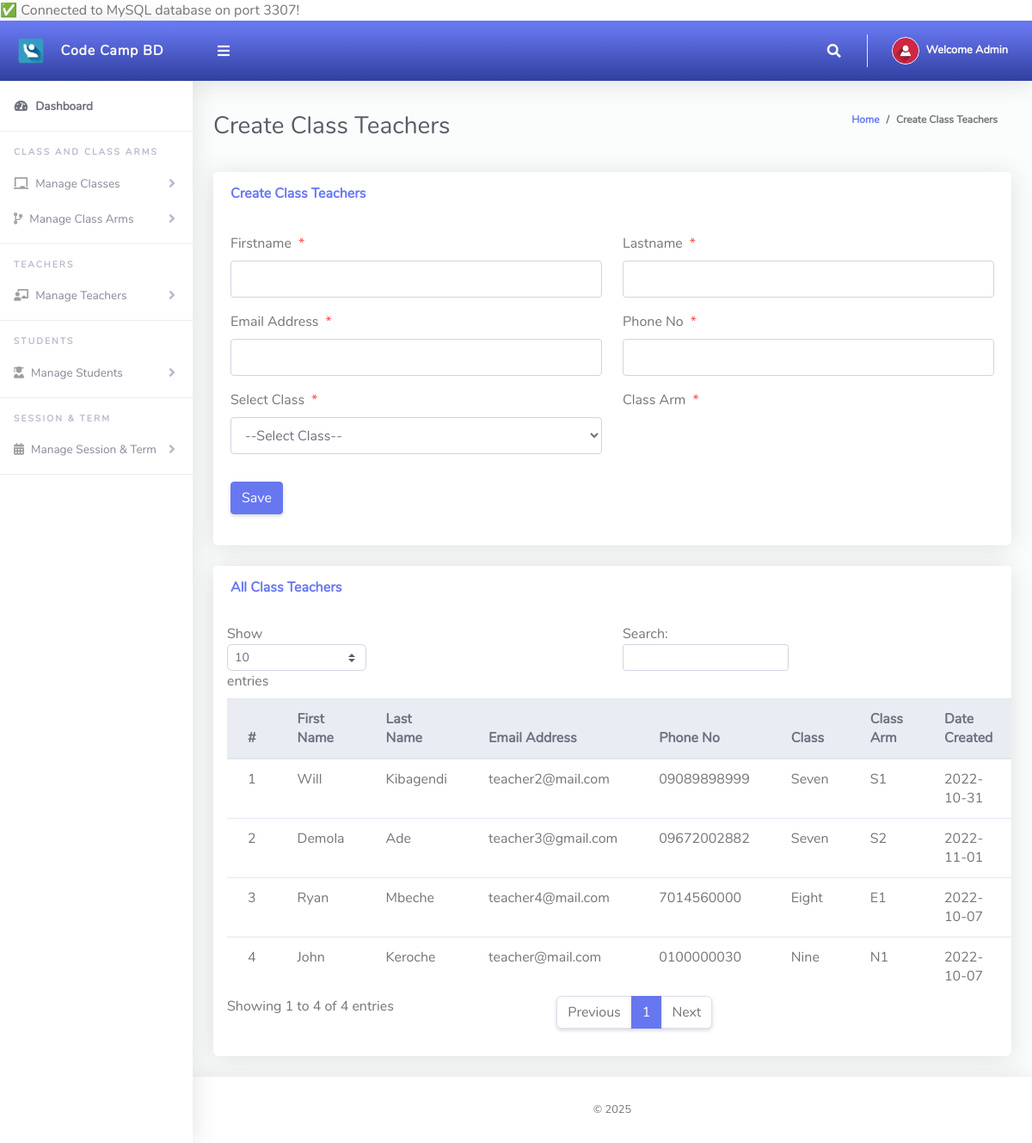
The page /Admin/createClassTeacher.php (signed in) on the database its author committed.
### tables this page shows
CREATE TABLE `tblclassteacher` (
  `Id` int(10) NOT NULL,
  `firstName` varchar(255) NOT NULL,
  `lastName` varchar(255) NOT NULL,
  `emailAddress` varchar(255) NOT NULL,
  `password` varchar(255) NOT NULL,
  `phoneNo` varchar(50) NOT NULL,
  `classId` varchar(10) NOT NULL,
  `classArmId` varchar(10) NOT NULL,
  `dateCreated` varchar(50) NOT NULL
);

CREATE TABLE `tblclass` (
  `Id` int(10) NOT NULL,
  `className` varchar(255) NOT NULL
);

CREATE TABLE `tblclassarms` (
  `Id` int(10) NOT NULL,
  `classId` varchar(10) NOT NULL,
  `classArmName` varchar(255) NOT NULL,
  `isAssigned` varchar(10) NOT NULL
);

### Admin/createClassTeacher.php (the view, shortened to what this page needs)
<?php
include '../Includes/dbcon.php';
?>
<!DOCTYPE html>
<html lang="en">
<head>
  <link href="../vendor/fontawesome-free/css/all.min.css" rel="stylesheet" type="text/css">
  <link href="../vendor/bootstrap/css/bootstrap.min.css" rel="stylesheet" type="text/css">
  <link href="css/ruang-admin.min.css" rel="stylesheet">
</head>
<body id="page-top">
  <div id="wrapper">
      <?php include "Includes/sidebar.php";?>
    <div id="content-wrapper" class="d-flex flex-column">
      <div id="content">
       <?php include "Includes/topbar.php";?>
        <div class="container-fluid" id="container-wrapper">
          <div class="d-sm-flex align-items-center justify-content-between mb-4">
            <h1 class="h3 mb-0 text-gray-800">Create Class Teachers</h1>
            <ol class="breadcrumb">
              <li class="breadcrumb-item"><a href="./">Home</a></li>
              <li class="breadcrumb-item active" aria-current="page">Create Class Teachers</li>
            </ol>
          </div>
          <div class="row">
            <div class="col-lg-12">
              <div class="card mb-4">
                <div class="card-header py-3 d-flex flex-row align-items-center justify-content-between">
                  <h6 class="m-0 font-weight-bold text-primary">Create Class Teachers</h6>
                </div>
                <div class="card-body">
                  <form method="post">
                   <div class="form-group row mb-3">
                        <div class="col-xl-6">
                        <label class="form-control-label">Firstname<span class="text-danger ml-2">*</span></label>
                        <input type="text" class="form-control" required name="firstName" value="<?php echo $row['firstName'];?>" id="exampleInputFirstName">
                        </div>
                        <div class="col-xl-6">
                        <label class="form-control-label">Lastname<span class="text-danger ml-2">*</span></label>
                      <input type="text" class="form-control" required name="lastName" value="<?php echo $row['lastName'];?>" id="exampleInputFirstName" >
                        </div>
                    </div>
                     <div class="form-group row mb-3">
                        <div class="col-xl-6">
                        <label class="form-control-label">Email Address<span class="text-danger ml-2">*</span></label>
                        <input type="email" class="form-control" required name="emailAddress" value="<?php echo $row['emailAddress'];?>" id="exampleInputFirstName" >
                        </div>
                        <div class="col-xl-6">
                        <label class="form-control-label">Phone No<span class="text-danger ml-2">*</span></label>
                      <input type="text" class="form-control" name="phoneNo" value="<?php echo $row['phoneNo'];?>" id="exampleInputFirstName" >
                        </div>
                    </div>
                    <div class="form-group row mb-3">
                        <div class="col-xl-6">
                        <label class="form-control-label">Select Class<span class="text-danger ml-2">*</span></label>
                         <?php
                        $qry= "SELECT * FROM tblclass ORDER BY className ASC";
                        $result = $conn->query($qry);
                        $num = $result->num_rows;
                        if ($num > 0){
                          echo ' <select required name="classId" onchange="classArmDropdown(this.value)" class="form-control mb-3">';
                          echo'<option value="">--Select Class--</option>';
                                  echo '</select>';
                              }
                            ?>
                        </div>
                        <div class="col-xl-6">
                        <label class="form-control-label">Class Arm<span class="text-danger ml-2">*</span></label>
                        </div>
                    </div>
                      <?php
                    if (isset($Id))
                    {
                    ?>
                    <button type="submit" name="update" class="btn btn-warning">Update</button>
                    &nbsp;&nbsp;&nbsp;&nbsp;&nbsp;&nbsp;&nbsp;&nbsp;&nbsp;&nbsp;
                    <?php
                    } else {
                    ?>
                    <button type="submit" name="save" class="btn btn-primary">Save</button>
                    <?php
                    }
                    ?>
                  </form>
                </div>
              </div>
                 <div class="row">
              <div class="col-lg-12">
              <div class="card mb-4">
                <div class="card-header py-3 d-flex flex-row align-items-center justify-content-between">
                  <h6 class="m-0 font-weight-bold text-primary">All Class Teachers</h6>
                </div>
                <div class="table-responsive p-3">
                  <table class="table align-items-center table-flush table-hover" id="dataTableHover">
                    <thead class="thead-light">
                      <tr>
                        <th>#</th>
                        <th>First Name</th>
                        <th>Last Name</th>
                        <th>Email Address</th>
                        <th>Phone No</th>
                        <th>Class</th>
                        <th>Class Arm</th>
                        <th>Date Created</th>
                      </tr>
                    </thead>
                    <tbody>
                  <?php
                      $query = "SELECT tblclassteacher.Id,tblclass.className,tblclassarms.classArmName,tblclassarms.Id AS classArmId,tblclassteacher.firstName,
                      tblclassteacher.lastName,tblclassteacher.emailAddress,tblclassteacher.phoneNo,tblclassteacher.dateCreated
                      FROM tblclassteacher
                      INNER JOIN tblclass ON tblclass.Id = tblclassteacher.classId
                      INNER JOIN tblclassarms ON tblclassarms.Id = tblclassteacher.classArmId";
                      $rs = $conn->query($query);
                      $num = $rs->num_rows;
                      $sn=0;
                      if($num > 0)
                      {
                        while ($rows = $rs->fetch_assoc())
                          {
                             $sn = $sn + 1;
                            echo"
                              <tr>
                                <td>".$sn."</td>
                                <td>".$rows['firstName']."</td>
                                <td>".$rows['lastName']."</td>
                                <td>".$rows['emailAddress']."</td>
                                <td>".$rows['phoneNo']."</td>
                                <td>".$rows['className']."</td>
                                <td>".$rows['classArmName']."</td>
                                 <td>".$rows['dateCreated']."</td>
                                <td><a href='?action=delete&Id=".$rows['Id']."&classArmId=".$rows['classArmId']."'><i class='fas fa-fw fa-trash'></i></a></td>
                              </tr>";
                          }
                      }
                      else
                      {
                           echo
                           "<div class='alert alert-danger' role='alert'>
                            No Record Found!
                            </div>";
                      }
                      ?>
                    </tbody>
                  </table>
                </div>
              </div>
            </div>
            </div>
          </div>
        </div>
      </div>
       <?php include "Includes/footer.php";?>
    </div>
  </div>
</body>
</html>

### Admin/Includes/topbar.php (shortened to what this page needs)
<?php
  $query = "SELECT * FROM tbladmin WHERE Id = ".$_SESSION['userId']."";
  $rs = $conn->query($query);
  $rows = $rs->fetch_assoc();
  $fullName = $rows['firstName']." ".$rows['lastName'];
?>
<nav class="navbar navbar-expand navbar-light bg-gradient-primary topbar mb-4 static-top">
          <button id="sidebarToggleTop" class="btn btn-link rounded-circle mr-3">
            <i class="fa fa-bars"></i>
          </button>
          <ul class="navbar-nav ml-auto">
            <li class="nav-item dropdown no-arrow">
              <a class="nav-link dropdown-toggle" href="#" id="searchDropdown" role="button" data-toggle="dropdown"
                aria-haspopup="true" aria-expanded="false">
                <i class="fas fa-search fa-fw"></i>
              </a>
            </li>
            <li class="nav-item dropdown no-arrow">
              <a class="nav-link dropdown-toggle" href="#" id="userDropdown" role="button" data-toggle="dropdown"
                aria-haspopup="true" aria-expanded="false">
                <img class="img-profile rounded-circle" src="img/user-icn.png" style="max-width: 60px">
                <span class="ml-2 d-none d-lg-inline text-white small"><b>Welcome <?php echo $fullName;?></b></span>
              </a>
            </li>
          </ul>
        </nav>

### rows shown on the page
tblclassteacher: firstName "Will", lastName "Kibagendi", emailAddress "teacher2@mail.com", phoneNo "09089898999", classId.className "Seven", classArmId.classArmName "S1", dateCreated "2022-10-31"
tblclassteacher: firstName "Demola", lastName "Ade", emailAddress "teacher3@gmail.com", phoneNo "09672002882", classId.className "Seven", classArmId.classArmName "S2", dateCreated "2022-11-01"
tblclassteacher: firstName "Ryan", lastName "Mbeche", emailAddress "teacher4@mail.com", phoneNo "7014560000", classId.className "Eight", classArmId.classArmName "E1", dateCreated "2022-10-07"
tblclassteacher: firstName "John", lastName "Keroche", emailAddress "teacher@mail.com", phoneNo "0100000030", classId.className "Nine", classArmId.classArmName "N1", dateCreated "2022-10-07"

### other values the page prints
$port "3307"
$fullName "Admin"
